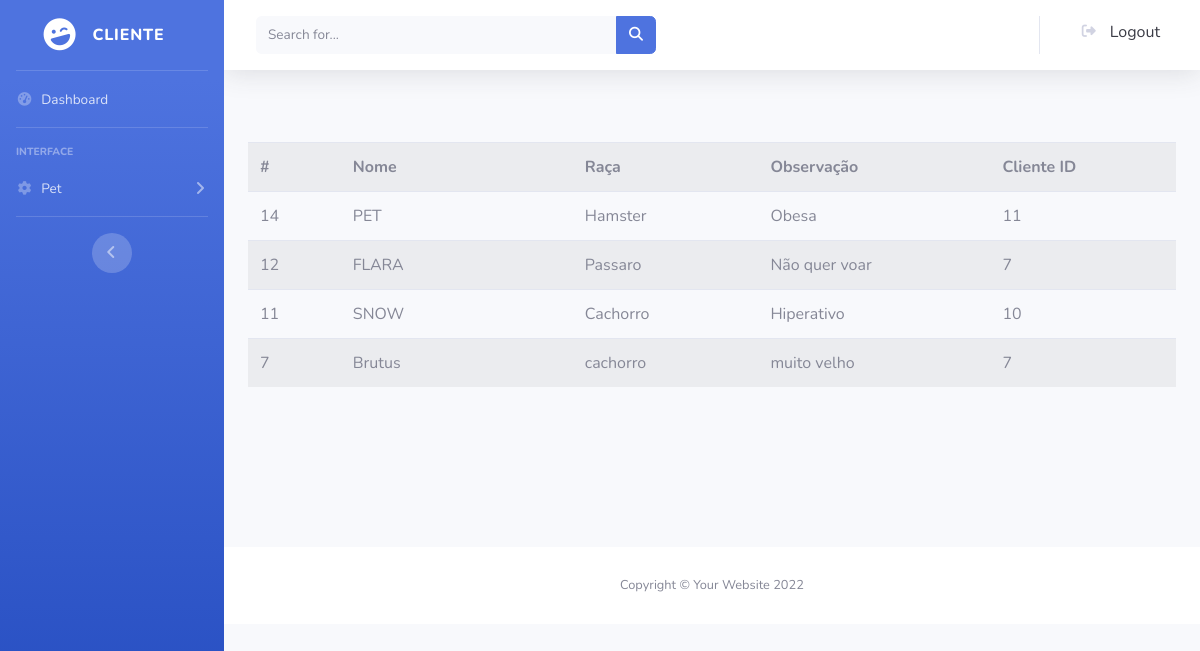
/produto/cliente.php?rota=visualizar_pet_cliente, run on the app's committed database.
### tables this page shows
CREATE TABLE `pet` (
  `id_pet` int(11) NOT NULL,
  `nome_pet` varchar(100) NOT NULL,
  `raca_pet` varchar(100) NOT NULL,
  `observacao_pet` varchar(300) NOT NULL,
  `id_cliente` int(11) NOT NULL,
  `data_cadastro_pet` datetime NOT NULL DEFAULT current_timestamp()
);

### PHP_projetoClinicaPet/classes/Cliente.php (called while the page is built, shortened)
<?php
    include_once("../classes/Conexao.php");
    class Cliente {
        public $conexaoBD;
        public function __construct() {
            $objConexao = new Conexao();
            $this -> conexaoBD = $objConexao -> getConexao();
        }
        public function selecionarClientes() {
            $sql = "select * from cliente order by data_cadastro_cliente DESC";
            $this -> retornoBD = $this -> conexaoBD -> query($sql);
        }
    }

### PHP_projetoClinicaPet/classes/Conexao.php (called while the page is built)
<?php
    class Conexao{
        private $url;
        private $usuario;
        private $senha;
        private $baseDeDados;
        public function __construct() {
            $this -> url = "127.0.0.1";
            $this -> usuario = "root";
            $this -> senha = '';
            $this -> baseDeDados = 'clinica_pet';
        }
        public function getConexao() {
            return  new mysqli(
                $this -> url,
                $this -> usuario,
                $this -> senha,
                $this -> baseDeDados
            );
        }
    }

### PHP_projetoClinicaPet/classes/Pet.php (called while the page is built, shortened)
<?php
    include_once("../classes/Conexao.php");
    class Pet {
        public $conexaoBD;
        public function __construct() {
            $objConexaoPet = new Conexao();
            $this -> conexaoBD = $objConexaoPet -> getConexao();
        }
        public function selecionarPets() {
            $sql = "select * from pet order by data_cadastro_pet DESC";
            $this -> retornoBD = $this -> conexaoBD -> query($sql);
        }
    }

### include/visualizarPetCliente.php (the view)
<?php
    include_once("../classes/Pet.php");
    $objCliente = new Cliente();
    $objCliente -> selecionarClientes();
    if ($objCliente -> retornoBD != null) {
        $objPet = new Pet();
        $objPet -> selecionarPorId(11);
        if (isset($_GET['id'])) {
            $objPet -> selecionarPorId($_GET['id']);
        }
        else if (isset($_POST['idClientePet'])) {
            $objPet -> selecionarPoridClientePet($_POST['idClientePet']);
        }
        else if (isset($_POST['nomePet'])) {
            $objPet -> selecionarPet($_POST['nomePet']);
        }
        else {
            $objPet -> selecionarPets();
        }
        if ($objPet -> retornoBD != null) {
?>
            <div class="row">
                <div class="col-12">
                    <table class="table table-striped table-hover">
                        <tr><br> <br>
                            <th width="10%">#</th>
                            <th width="25%">Nome</th>
                            <th width="20%">Raça</th>
                            <th width="25%">Observação</th>
                            <th width="20%">Cliente ID</th>
                        </tr>
                        <?php
                            while ($retorno = $objPet -> retornoBD -> fetch_object()) {
                                echo '<tr><td>' . $retorno -> id_pet . '</td><td>' .
                                $retorno -> nome_pet . '</td><td>' .
                                $retorno -> raca_pet . '</td><td>' .
                                $retorno -> observacao_pet . '</td><td>' .
                                $retorno -> id_cliente . '</td>';
                            }
                        ?>
                    </table>
                </div>
            </div>
            <br> <br><br> <br><br> <br>
<?php
    }}
    else {
        echo "<script>alert('Falha ao consultar no Banco de Dados!')</script>";
    }
?>

### produto/cliente.php (shortened to what this page needs)
<!DOCTYPE html>
<html lang="pt-br">
<head>
    <link href="../vendor/fontawesome-free/css/all.min.css" rel="stylesheet" type="text/css">
    <link href="../css/sb-admin-2.min.css" rel="stylesheet">
</head>
<body id="page-top">
    <div id="wrapper">
        <ul class="navbar-nav bg-gradient-primary sidebar sidebar-dark accordion" id="accordionSidebar">
            <a class="sidebar-brand d-flex align-items-center justify-content-center" >
                <div class="sidebar-brand-icon rotate-n-15">
                    <i class="fas fa-laugh-wink"></i>
                </div>
                <div class="sidebar-brand-text mx-3">Cliente</sup></div>
            </a>
            <hr class="sidebar-divider my-0">
            <li class="nav-item">
                <a class="nav-link" href="../dashboard/dashboardCliente.php">
                    <i class="fas fa-fw fa-tachometer-alt"></i>
                    <span>Dashboard</span></a>
            </li>
            <hr class="sidebar-divider">
            <div class="sidebar-heading">
                Interface
            </div>
            <li class="nav-item">
                <a class="nav-link collapsed" href="#" data-toggle="collapse" data-target="#collapseTwoPet" aria-expanded="true" aria-controls="collapseTwoPet">
                    <i class="fas fa-fw fa-cog"></i>
                    <span>Pet</span>
                </a>
            </li>
            <hr class="sidebar-divider">
            <div class="text-center d-none d-md-inline">
                <button class="rounded-circle border-0" id="sidebarToggle"></button>
            </div>
        </ul>
        <div id="content-wrapper" class="d-flex flex-column">
            <div id="content">
                <nav class="navbar navbar-expand navbar-light bg-white topbar mb-4 static-top shadow">
                    <form
                        class="d-none d-sm-inline-block form-inline mr-auto ml-md-3 my-2 my-md-0 mw-100 navbar-search">
                        <div class="input-group">
                            <input type="text" class="form-control bg-light border-0 small" placeholder="Search for..."
                                aria-label="Search" aria-describedby="basic-addon2">
                                <div class="input-group-append">
                                    <button class="btn btn-primary" type="button">
                                        <i class="fas fa-search fa-sm"></i>
                                    </button>
                                </div>
                                </div>
                    </form>
                    <ul class="navbar-nav ml-auto">
                        <li class="nav-item dropdown no-arrow">
                                <a class="dropdown-item" href="#" data-toggle="modal" data-target="#logoutModal">
                                    <i class="fas fa-sign-out-alt fa-sm fa-fw mr-2 text-gray-400"></i>
                                    Logout
                                </a>
                            </div>
                <div class="container-fluid">
                    <?php
                        include("../include/controlador.php");
                    ?>
                </div>
                <footer class="sticky-footer bg-white">
                    <div class="container my-auto">
                        <div class="copyright text-center my-auto">
                            <span>Copyright &copy; Your Website 2022</span>
                        </div>
                    </div>
                </footer>
            </div>
        </div>
</body>
</html>

### include/controlador.php (shortened to what this page needs)
<?php
    include_once("../classes/Cliente.php");
    include_once("../classes/Pet.php");
    if (isset($_GET['rota'])) {
        switch ($_GET['rota']) {
            case "visualizar_pet_cliente":
                include("../include/visualizarPetCliente.php");
                break;
        }
    }

### data on the page
pet: id_pet "14", nome_pet "PET", raca_pet "Hamster", observacao_pet "Obesa", id_cliente "11"
pet: id_pet "12", nome_pet "FLARA", raca_pet "Passaro", observacao_pet "Não quer voar", id_cliente "7"
pet: id_pet "11", nome_pet "SNOW", raca_pet "Cachorro", observacao_pet "Hiperativo", id_cliente "10"
pet: id_pet "7", nome_pet "Brutus", raca_pet "cachorro", observacao_pet "muito velho", id_cliente "7"
